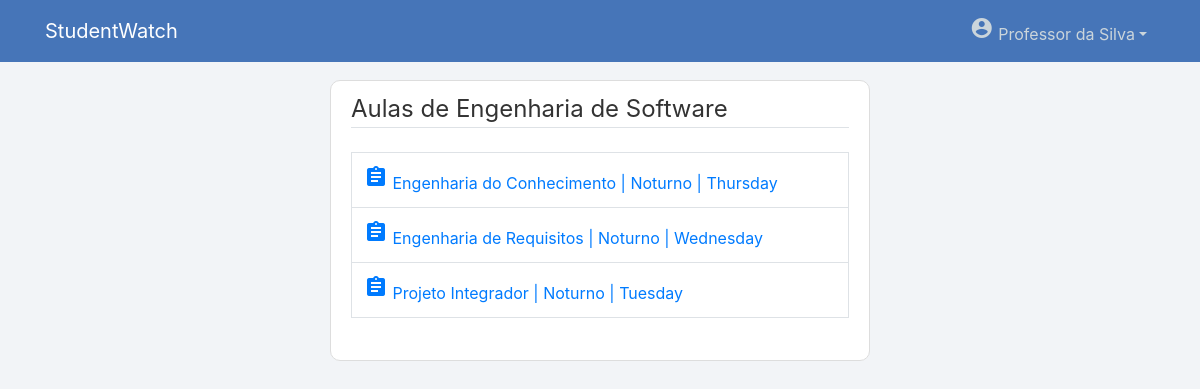
Page /gerenciarAula/1/ (signed in) on the committed database.
### users/models.py (models this page shows, shortened)
class User(AbstractUser):
    username = models.EmailField(_('username'), unique=False)
    email = models.EmailField(_('email address'), unique=True)
    tipo = models.CharField(max_length=100)

### manager/models.py (models this page shows, shortened)
class Curso(models.Model):
    nome = models.CharField(max_length=100)
    descricao = models.TextField(max_length=500)
    coordenador = models.ForeignKey(CoordenadorProfile, on_delete=models.SET_NULL, null=True)
    def __str__(self):
        return self.nome

class Aula(models.Model):
    turno = models.ForeignKey(Turno, on_delete=models.SET_NULL, null=True)
    disciplina = models.ForeignKey(Disciplina, on_delete=models.CASCADE, null=True)
    dia_semana = models.ForeignKey(Dia_semana, on_delete=models.SET_NULL, null=True)

class Disciplina(models.Model):
    nome = models.CharField(max_length=100)
    professor = models.ForeignKey(ProfessorProfile, on_delete=models.SET_NULL, null=True)
    curso = models.ForeignKey(Curso, on_delete=models.CASCADE, null=True)
    def __str__(self):
        return self.nome

class Turno(models.Model):
    nome = models.CharField(max_length=50)
    inicio = models.TimeField(auto_now=False, auto_now_add=False)
    fim = models.TimeField(auto_now=False, auto_now_add=False)
    def __str__(self):
        return self.nome

class Dia_semana(models.Model):
    nome = models.CharField(max_length=50)
    def __str__(self):
        return self.nome

### manager/views.py (the view)
# urls.py: path('gerenciarAula/<int:pk>/', views.gerenciarAula, name='gerenciarAula'),
@login_required
@permission_required("manager.view_aula", raise_exception=True)
def gerenciarAula(request, pk):
    curso_id = pk
    curso = Curso.objects.get(id=curso_id)
    aulas = []
    lista_aulas = Aula.objects.all()
    for x in range(len(lista_aulas)-1, -1, -1):
        if(lista_aulas[x].disciplina.curso.id == curso_id):
            aulas.append(lista_aulas[x])
    if(aulas == []):
        aulas = None
        messages.warning(request, f"Não há aulas")
    context = {
        'aulas': aulas,
        'curso': curso
    }
    return render(request, 'manager/gerenciar-aula.html', context)

### manager/templates/manager/gerenciar-aula.html (shortened to what this page needs)
{% extends "page/base.html" %}
{% block content %}
    <div class="content-section">
        <fieldset class="form-group">
            <legend class="border-bottom mb-4">Aulas de {{ curso }}</legend>
            <table class="table table-bordered">
                {% for aula in aulas %}
                <tr>
                    <td>
                        <a href="{% url 'aula-detail' aula.id %}"><span class="material-icons">assignment</span> {{ aula.disciplina }} | {{ aula.turno }} | {{ aula.dia_semana }}</a>
                    </td>
                </tr>
                {% endfor %}
            </table>
        </fieldset>
    </div>
{% endblock content %}

### page/templates/page/base.html (shortened to what this page needs)
{% load static %}
<!DOCTYPE html>
<html lang="en">
<head>
    <link rel="stylesheet" href="https://stackpath.bootstrapcdn.com/bootstrap/4.1.3/css/bootstrap.min.css">
    <link rel="stylesheet" type="text/css" href="{% static 'page/main.css' %}">
    <link rel="stylesheet" href="https://code.jquery.com/ui/1.12.1/themes/base/jquery-ui.css" />
</head>
<body>
    <header class="site-header">
        <nav class="navbar navbar-expand-md navbar-dark bg-steel fixed-top">
          <div class="container">
            {% if user.is_authenticated and user.is_staff %}
              <a class="navbar-brand mr-4" href="{% url 'page-home' %}">StudentWatch | <b>Admin</b></a>
            {% else %}
              <a class="navbar-brand mr-4" href="{% url 'page-home' %}">StudentWatch</a>
            {% endif %}
            <div class="collapse navbar-collapse" id="navbarToggle">
              <div class="navbar-nav">
                {% if user.is_authenticated %}
                  <div class="nav-item dropdown">
                    <a class="nav-link dropdown-toggle" data-toggle="dropdown" href="#" role="button" aria-haspopup="true" aria-expanded="false"><span class="material-icons">account_circle</span> {{ user.first_name }} {{ user.last_name }}</a>
                  </div>
                {% else %}
                  <a class="nav-item nav-link" href="{% url 'login' %}"><span class="material-icons">login</span></a>
                {% endif %}
              </div>
            </div>
          </div>
        </nav>
    </header>
    <main role="main" class="container">
        <div class="row">
          <div class="col-sm-3"></div>
          <div class="col-md-6">
            {% block content %}{% endblock %}
          </div>
          <div class="col-sm-3"></div>
        </div>
      </main>
</body>
</html>

### page/static/page/main.css (style rules this page uses)
body { background: #f2f4f7; color: #333333; margin-top: 5rem; }
.bg-steel { background-color: #4675b8; }
.site-header .navbar-nav .nav-link { color: #cbd5db; }
.content-section { background: #ffffff; padding: 10px 20px; border: 1px solid #dddddd; border-radius: 10px; margin-bottom: 20px; }

### rows in the picture
User: first_name "Professor", last_name "da Silva"
Curso: nome "Engenharia de Software"
Aula: disciplina "Engenharia do Conhecimento", turno "Noturno", dia_semana "Thursday"
Aula: disciplina "Engenharia de Requisitos", turno "Noturno", dia_semana "Wednesday"
Aula: disciplina "Projeto Integrador", turno "Noturno", dia_semana "Tuesday"
